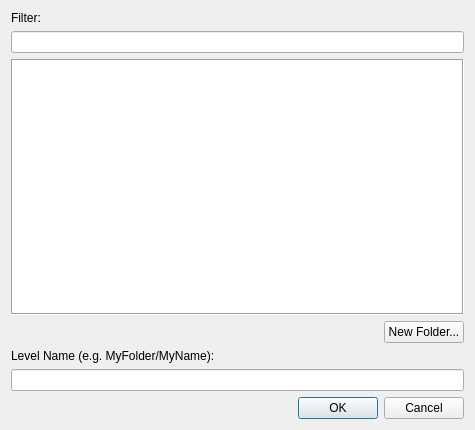
<?xml version="1.0" encoding="UTF-8"?>
<ui version="4.0">
 <class>Dialog</class>
 <widget class="QDialog" name="Dialog">
  <property name="geometry">
   <rect>
    <x>0</x>
    <y>0</y>
    <width>475</width>
    <height>430</height>
   </rect>
  </property>
  <property name="minimumSize">
   <size>
    <width>475</width>
    <height>430</height>
   </size>
  </property>
  <layout class="QVBoxLayout" name="verticalLayout">
   <item>
    <widget class="QLabel" name="filterLabel">
     <property name="text">
      <string>Filter:</string>
     </property>
     <property name="alignment">
      <set>Qt::AlignLeading|Qt::AlignLeft|Qt::AlignTop</set>
     </property>
    </widget>
   </item>
   <item>
    <widget class="QLineEdit" name="filterLineEdit">
     <property name="alignment">
      <set>Qt::AlignLeading|Qt::AlignLeft|Qt::AlignVCenter</set>
     </property>
    </widget>
   </item>
   <item>
    <widget class="QTreeView" name="treeView">
     <property name="frameShape">
      <enum>QFrame::Box</enum>
     </property>
    </widget>
   </item>
   <item>
    <layout class="QHBoxLayout" name="horizontalLayout_2">
     <item>
      <spacer name="horizontalSpacer_2">
       <property name="orientation">
        <enum>Qt::Horizontal</enum>
       </property>
       <property name="sizeHint" stdset="0">
        <size>
         <width>40</width>
         <height>20</height>
        </size>
       </property>
      </spacer>
     </item>
     <item>
      <widget class="QPushButton" name="newFolderButton">
       <property name="text">
        <string>New Folder...</string>
       </property>
      </widget>
     </item>
    </layout>
   </item>
   <item>
    <widget class="QLabel" name="levelNameLavel">
     <property name="text">
      <string>Level Name (e.g. MyFolder/MyName):</string>
     </property>
     <property name="alignment">
      <set>Qt::AlignLeading|Qt::AlignLeft|Qt::AlignTop</set>
     </property>
    </widget>
   </item>
   <item>
    <layout class="QHBoxLayout" name="horizontalLayout_3">
     <item>
      <widget class="QLineEdit" name="nameLineEdit">
       <property name="alignment">
        <set>Qt::AlignLeading|Qt::AlignLeft|Qt::AlignVCenter</set>
       </property>
      </widget>
     </item>
    </layout>
   </item>
   <item>
    <layout class="QHBoxLayout" name="horizontalLayout">
     <item>
      <spacer name="horizontalSpacer">
       <property name="orientation">
        <enum>Qt::Horizontal</enum>
       </property>
       <property name="sizeHint" stdset="0">
        <size>
         <width>40</width>
         <height>20</height>
        </size>
       </property>
      </spacer>
     </item>
     <item>
      <widget class="QPushButton" name="okButton">
       <property name="text">
        <string>OK</string>
       </property>
       <property name="default">
        <bool>true</bool>
       </property>
      </widget>
     </item>
     <item>
      <widget class="QPushButton" name="cancelButton">
       <property name="text">
        <string>Cancel</string>
       </property>
      </widget>
     </item>
    </layout>
   </item>
  </layout>
 </widget>
 <tabstops>
  <tabstop>filterLineEdit</tabstop>
  <tabstop>nameLineEdit</tabstop>
  <tabstop>newFolderButton</tabstop>
  <tabstop>okButton</tabstop>
  <tabstop>cancelButton</tabstop>
  <tabstop>treeView</tabstop>
 </tabstops>
 <resources/>
 <connections/>
</ui>
